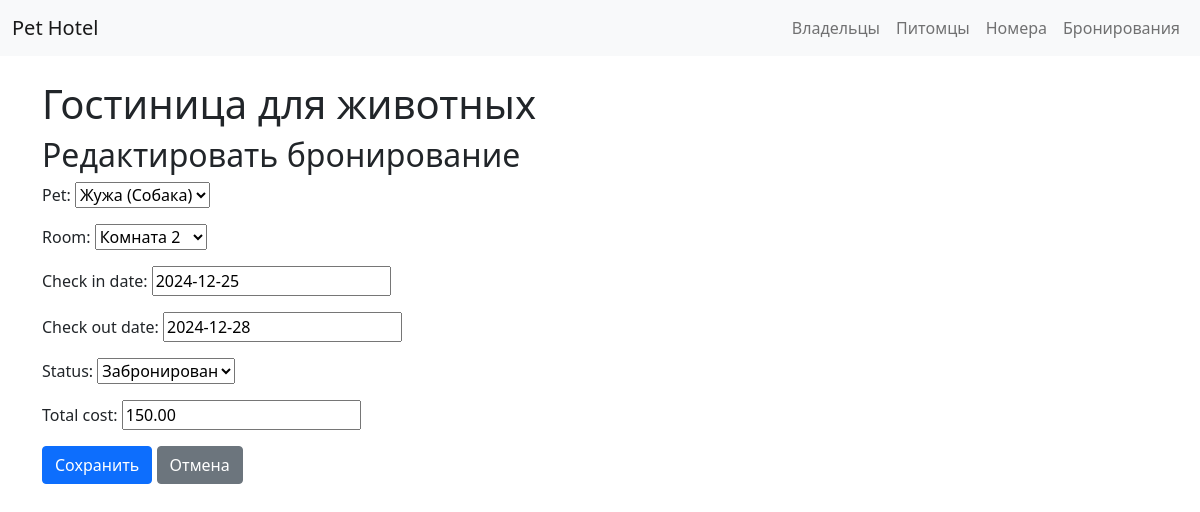
The app's page /hotel/booking/4/edit/ with its own data.
### hotel/models.py (models this page shows, shortened)
class Booking(models.Model):
    STATUSES = (('booked', 'Забронирован'), ('active', 'Проживает'), ('completed', 'Завершено'))
    pet = models.ForeignKey(Pet, on_delete=models.CASCADE)
    room = models.ForeignKey(Room, on_delete=models.CASCADE)
    check_in_date = models.DateField()
    check_out_date = models.DateField()
    status = models.CharField(max_length=10, choices=STATUSES, default='booked')
    total_cost = models.DecimalField(max_digits=10, decimal_places=2, null=True, blank=True)

### hotel/views.py (the view)
# urls.py: path('booking/<int:pk>/edit/', views.booking_edit, name='booking_edit'),
def booking_edit(request, pk):
    booking = get_object_or_404(Booking, pk=pk)
    if request.method == "POST":
        form = BookingForm(request.POST, instance=booking)
        if form.is_valid():
            form.save()
            return redirect('booking_list')
    else:
        form = BookingForm(instance=booking)
    return render(request, 'hotel/booking_edit.html', {'form': form})

### hotel/forms.py
class BookingForm(forms.ModelForm):
    class Meta:
        model = Booking
        fields = '__all__'

### hotel/models.py (called while the page is built)
    def __str__(self):
        return f"{self.name} ({self.get_type_display()})"

    def __str__(self):
        return f"Комната {self.room_number}"

### hotel/templates/hotel/booking_edit.html (shortened to what this page needs)
{% extends 'hotel/base.html' %}
{% block content %}
<h2>{% if form.instance.id %}Редактировать{% else %}Добавить{% endif %} бронирование</h2>
<form method="post">
    {{ form.as_p }}
    <button type="submit" class="btn btn-primary">Сохранить</button>
    <a href="{% url 'booking_list' %}" class="btn btn-secondary">Отмена</a>
</form>
{% endblock %}

### records on screen
Booking: pet "Жужа (Собака)", room "Комната 2", check_in_date "2024-12-25", check_out_date "2024-12-28", status "Забронирован", total_cost "150.00"
